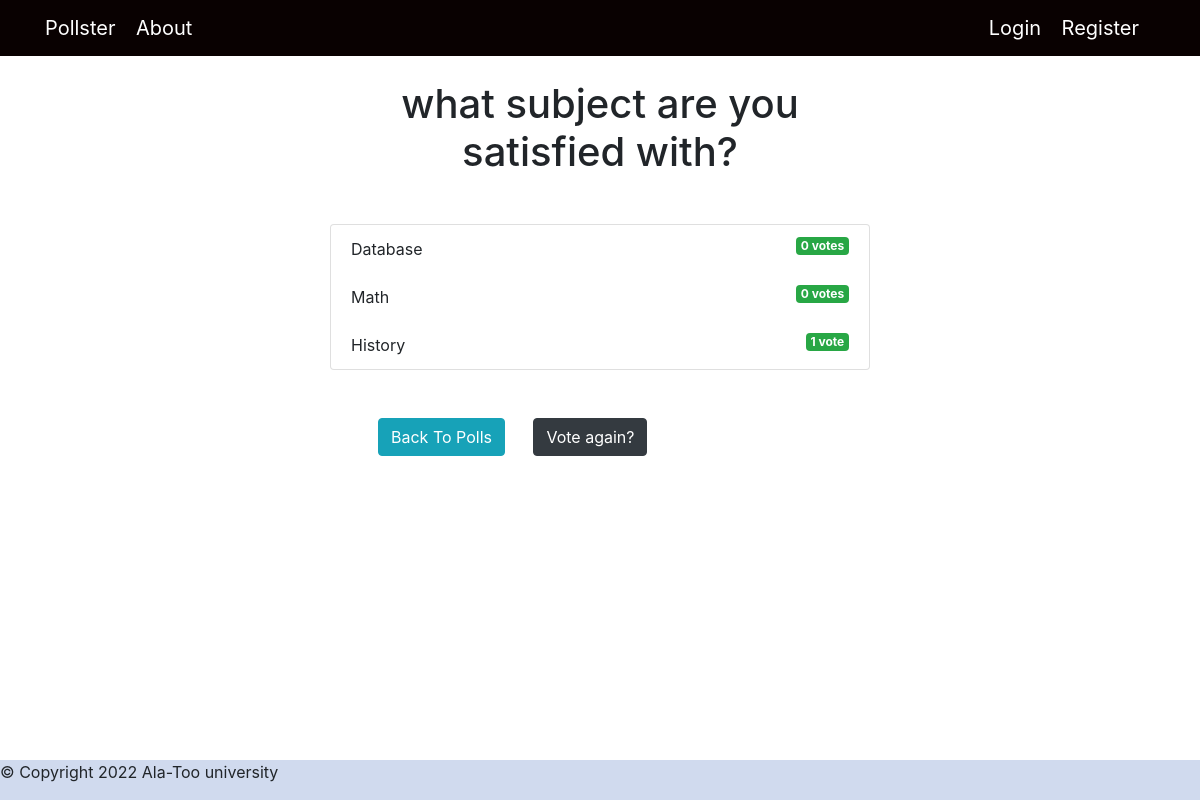
The page /polls/4/results/ on the database as committed earlier.
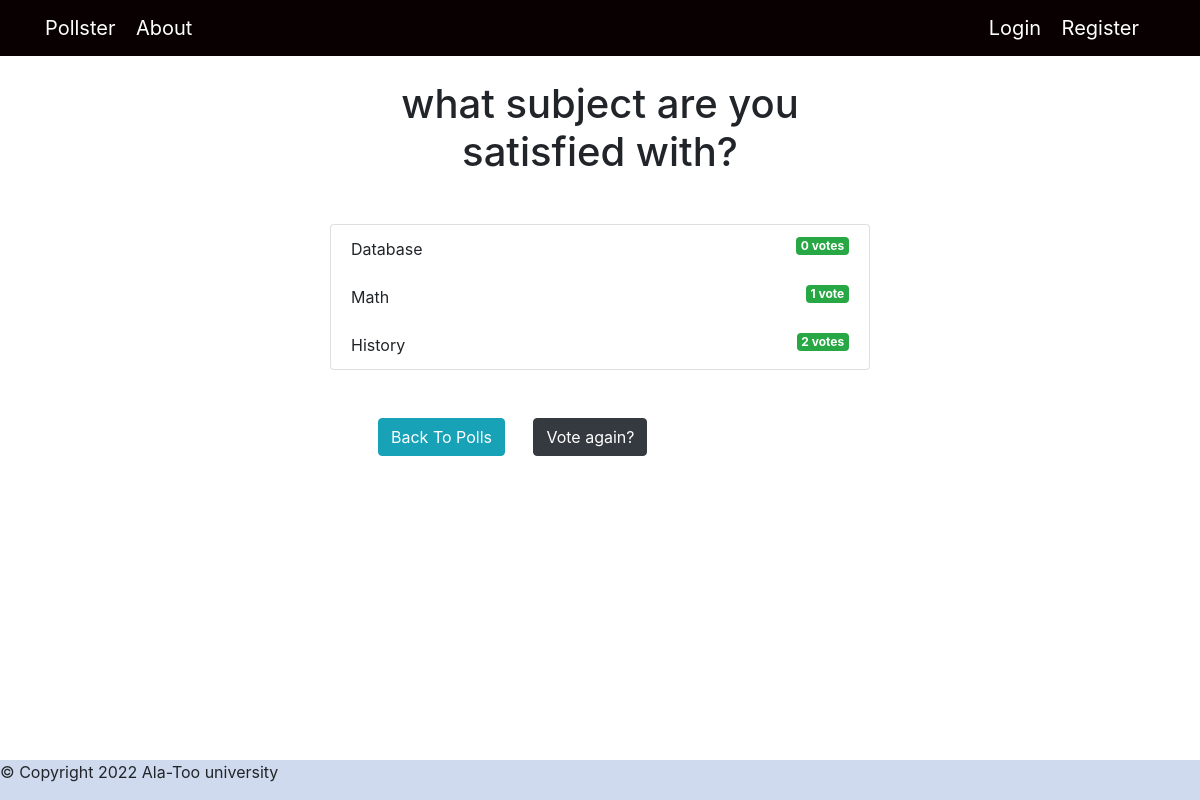
The same page on the database as committed later.
### polls/models.py (models this page shows, shortened)
class Choice(models.Model):
    question = models.ForeignKey(Question, on_delete=models.CASCADE)
    choice_text = models.CharField(max_length=200)
    votes = models.IntegerField(default=0)

### polls/views.py (the view)
# urls.py: path('<int:question_id>/results/', views.results, name='results'),
def results(request, question_id):
    question = get_object_or_404(Question, pk=question_id)
    return render(request, 'polls/results.html', {'question': question})

### templates/polls/results.html (shortened to what this page needs)
{% extends 'base.html' %}
{% block content %}
<h1 class="mb-5 text-center">{{ question.question_text }}</h1>
<ul class="list-group mb-5">
	{% for choice in question.choice_set.all %}
	<li class="list-group-item">
		{{ choice.choice_text }}  <span class="badge badge-success float-right">{{ choice.votes }} vote{{ choice.votes | pluralize }}</span>
	</li>
	{% endfor %}
</ul>
<div class="mb-2 mx-4">
<a class="btn btn-info ml-4" href="{% url 'polls:index' %}">Back To Polls</a>
<a class="btn btn-dark ml-4" href="{% url 'polls:detail' question.id %}">Vote again?</a>
</div>
{% endblock %}

Rows that differ between the two databases and show on the page:
changed Choice "Math": votes "0" → "1"; votes|pluralize "s" → (not shown)
changed Choice "History": votes "1" → "2"; votes|pluralize (not shown) → "s"
